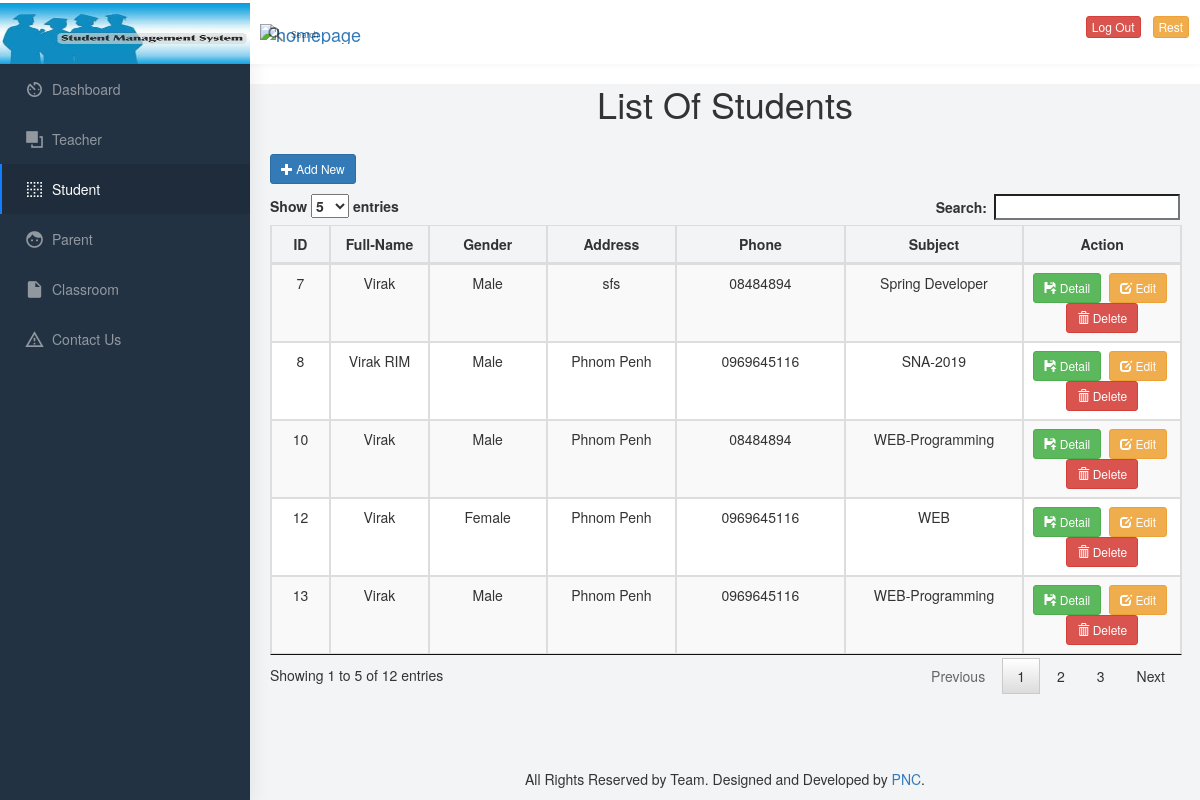
The page /Resource/Main/Student/index.php on the database as committed earlier.
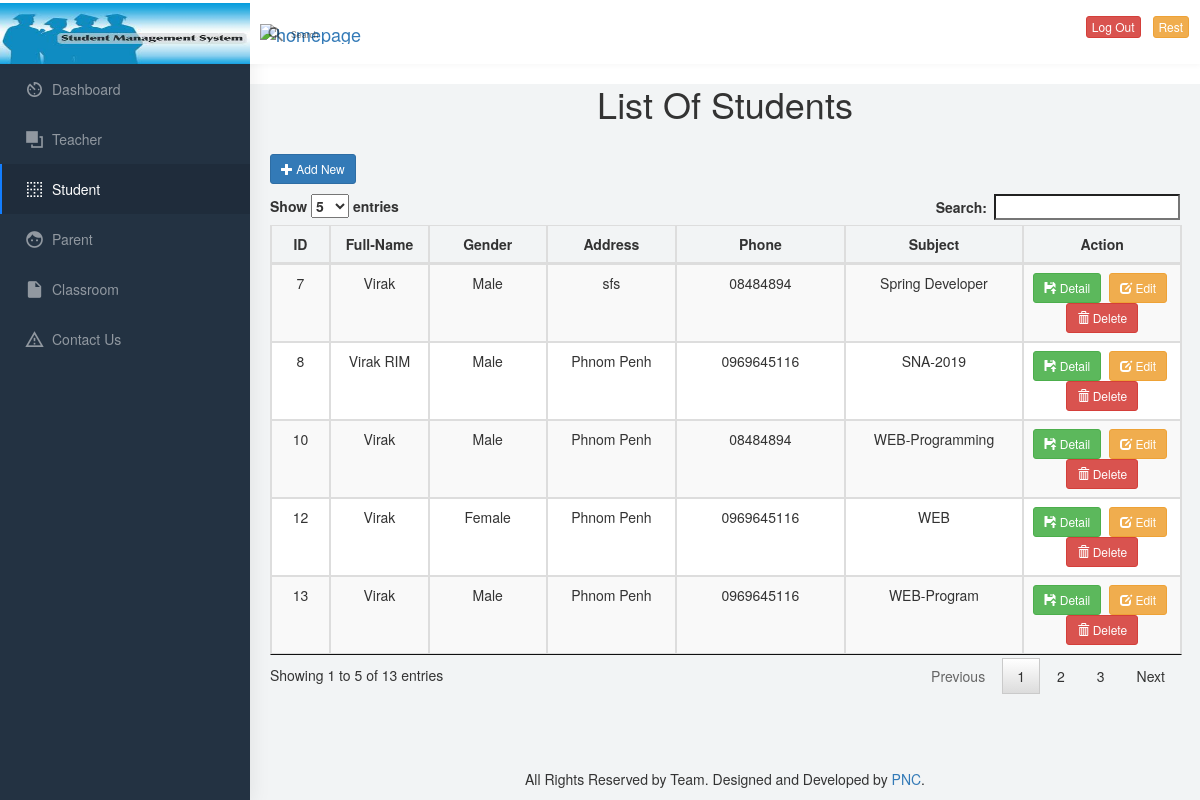
The same page on the database as committed later.
### tables this page shows
CREATE TABLE `student` (
  `id` int(11) NOT NULL,
  `name` varchar(100) NOT NULL,
  `gender` varchar(6) NOT NULL,
  `address` varchar(255) NOT NULL,
  `phone` varchar(50) NOT NULL,
  `post` varchar(50) DEFAULT NULL
);

### Resource/Main/Student/index.php (the view, shortened to what the changed rows need)
<!DOCTYPE html>
<html dir="ltr" lang="en">
<head>
    <link href="../../../dist/css/style.min.css" rel="stylesheet">
    <link rel="stylesheet" href="../../../dist/css/jquery.dataTables.min.css">
    <link rel="stylesheet" href="https://maxcdn.bootstrapcdn.com/bootstrap/3.4.0/css/bootstrap.min.css">
</head>
<body>
    <div id="main-wrapper" data-navbarbg="skin6" data-theme="light" data-layout="vertical" data-sidebartype="full" data-boxed-layout="full">
        <div class="page-wrapper">
            <div class="Center">
                <div class="List" style="text-align: center;">
                   <h1>List Of Students</h1>
                </div>
            </div>
            <div class="container-fluid">
                <span class="pull-left" >
                <a href="#addnew" data-toggle="modal" class="btn btn-primary btn-sm">
                </a></span><br><br>
            <table class="table table-striped table-bordered table-hover " style="text-align:center" id="empTable">
                <thead>
                    <th>
                        <center>ID</center>
                    </th>
                    <th>
                        <center>Full-Name</center>
                    </th>
                    <th>
                        <center>Gender</center>
                    </th>
                    <th>
                        <center>Address</center>
                    </th>
                    <th>
                        <center>Phone</center>
                    </th>
                    <th>
                        <center>Subject</center>
                    </th>
                    <th>
                        <center>Action</center>
                    </th>
                </thead>
                <tbody>
                    <?php
include('connection.php');
$result=$mysqli->query("select * from student");
while($row=$result->fetch_assoc()){
?>
                    <tr>
                        <td><?php echo $row['id']; ?></td>
                        <td><?php echo $row['name']; ?></td>
                        <td><?php echo $row['gender']; ?></td>
                        <td><?php echo $row['address']; ?></td>
                        <td><?php echo $row['phone']; ?></td>
                        <td><?php echo $row['post']; ?></td>
                        <td>
                            <a href="#detail<?php echo $row['id']; ?>" data-toggle="modal"
                                class="btn btn-success btn-sm">
                                <span class="glyphicon glyphicon-floppy-open"></span> Detail</a>&nbsp;
                            <a href="#edit<?php echo $row['id']; ?>" data-toggle="modal" class="btn btn-warning btn-sm">
                                <span class="glyphicon glyphicon-edit"></span> Edit</a>&nbsp;
                            <a href="#del<?php echo $row['id']; ?>" data-toggle="modal" class="btn btn-danger btn-sm">
                                <span class="glyphicon glyphicon-trash"></span> Delete</a>
                        </td>
                    </tr>
                    <?php } ?>
                </tbody>
            </table>
            </div>
            <footer class="footer text-center">
                All Rights Reserved by Team. Designed and Developed by
                <a href="https://www.passerellesnumeriques.org/en/">PNC</a>.
            </footer>
    </div>
</body>
</html>

Rows that differ between the two databases and show on the page:
changed student id 13: post "WEB-Programming" → "WEB-Program"
Other text that changed with them:
text written by a page script: "Show entries Search: Showing 1 to 5 of 12 entries Previous 1 2 3 Next" → "Show entries Search: Showing 1 to 5 of 13 entries Previous 1 2 3 Next"
